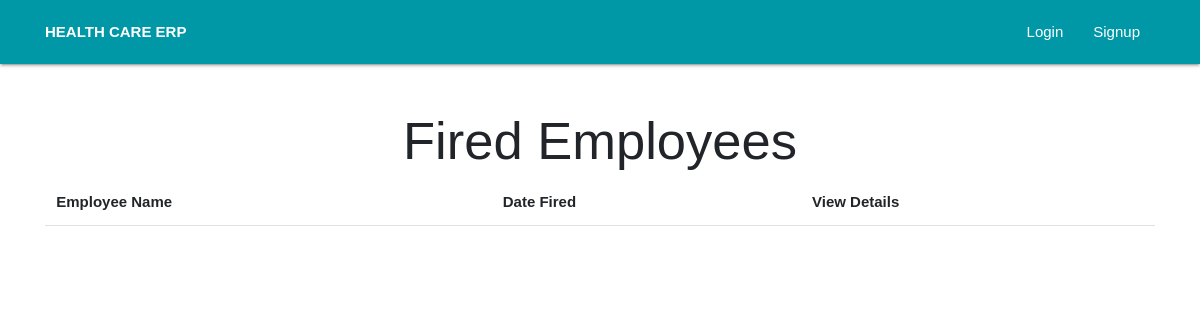
Before: /HumanResource/fired_employees/ with the older database file.
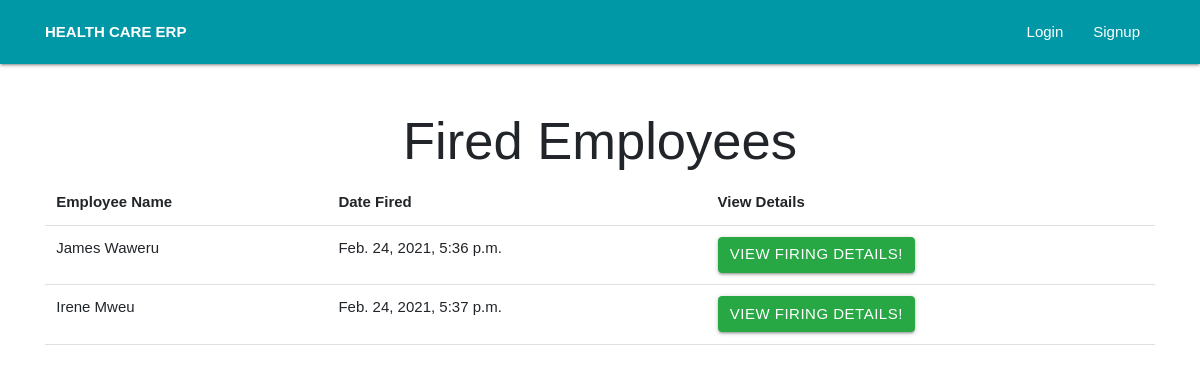
After: the same page with the newer database file.
### HumanResource/models.py (models this page shows, shortened)
class FiredEmployee(models.Model):
    employee_name = models.CharField(max_length=200)
    employment_date = models.DateTimeField()
    position_worked = models.CharField(max_length=200)
    firing_date = models.DateTimeField(default=timezone.now)
    firing_reason = models.TextField()
    employee_comment = models.TextField()
    class Meta:
        verbose_name = ("Fired Employee")
        verbose_name_plural = ("Fired Employees")

### HumanResource/views.py (the view)
# urls.py: path("fired_employees/", views.FiredEmployeeList.as_view(), name="fired_employees"),
class FiredEmployeeList(generic.ListView):
    queryset = FiredEmployee.objects.all()
    template_name = "hr/fired_employees.html"

### HumanResource/templates/hr/fired_employees.html
{% extends "base_layout.html" %}
{% block heading %}
    <h3 class="display-4 text-center">Fired Employees</h3>
{% endblock heading %}
 {% block content %}
 <table class="table table-borderless">
     <thead class="border-bottom font-weight-bold">
         <tr>
             <td>Employee Name</td>
             <td>Date Fired</td>
             <td>View Details</td>
         </tr>
     </thead>
     <tbody>
         {% for fired_employee in firedemployee_list %}
            <tr>
                <td>{{ fired_employee.employee_name }}</td>
                <td>{{ fired_employee.firing_date }}</td>
                <td><a href="{% url 'fired_employees_details' fired_employee.id %}" class="btn btn-success">View Firing Details!</a></td>
               </tr>
         {% endfor %}
     </tbody>
 </table>
{% endblock %}

Changed rows visible on the page:
added FiredEmployee: employee_name "James Waweru", firing_date "Feb. 24, 2021, 5:36 p.m."
added FiredEmployee: employee_name "Irene Mweu", firing_date "Feb. 24, 2021, 5:37 p.m."
